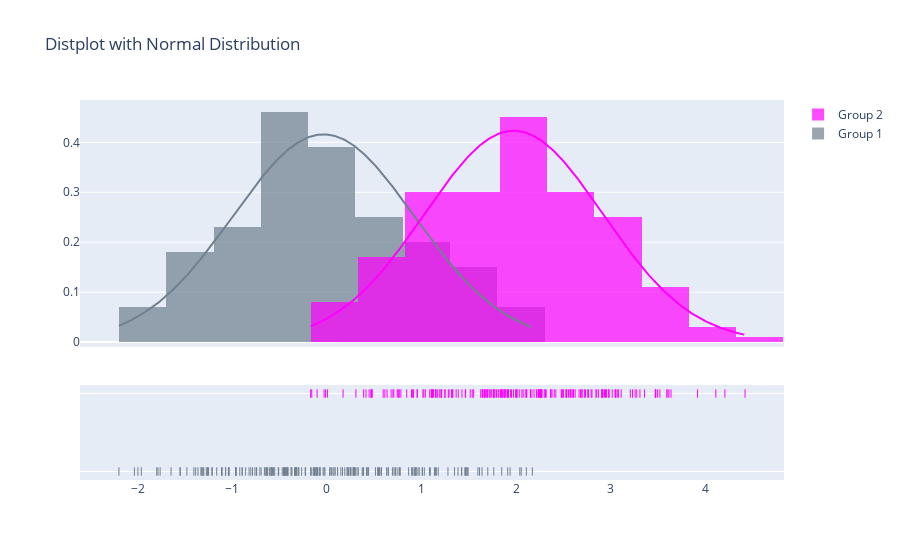

This figure's notebook cell:
### Code cell
import plotly.figure_factory as ff
import numpy as np

x1 = np.random.randn(200)
x2 = np.random.randn(200) + 2

group_labels = ['Group 1', 'Group 2']

colors = ['slategray', 'magenta']

# Create distplot with curve_type set to 'normal'
fig = ff.create_distplot([x1, x2], group_labels, bin_size=.5,
                         curve_type='normal', # override default 'kde'
                         colors=colors)

# Add title
fig.update_layout(title_text='Distplot with Normal Distribution')
fig.show()

### Figure 1 — Plotly figure (JSON) as saved in the notebook; plotly's stock layout.template omitted (floating-point values rounded to 4 significant figures; data arrays with more than 128 entries replaced by an {"elided": "..."} marker saying what was removed)
{"data": [{"autobinx": false, "histnorm": "probability density", "legendgroup": "Group 1", "marker": {"color": "slategray"}, "name": "Group 1", "opacity": 0.7, "type": "histogram", "x": {"elided": "200 float values"}, "xaxis": "x", "xbins": {"end": 2.172, "size": 0.5, "start": -2.199}, "yaxis": "y"}, {"autobinx": false, "histnorm": "probability density", "legendgroup": "Group 2", "marker": {"color": "magenta"}, "name": "Group 2", "opacity": 0.7, "type": "histogram", "x": {"elided": "200 float values"}, "xaxis": "x", "xbins": {"end": 4.422, "size": 0.5, "start": -0.1721}, "yaxis": "y"}, {"legendgroup": "Group 1", "marker": {"color": "slategray"}, "mode": "lines", "name": "Group 1", "showlegend": false, "type": "scatter", "x": {"elided": "500 float values"}, "xaxis": "x", "y": {"elided": "500 float values"}, "yaxis": "y"}, {"legendgroup": "Group 2", "marker": {"color": "magenta"}, "mode": "lines", "name": "Group 2", "showlegend": false, "type": "scatter", "x": {"elided": "500 float values"}, "xaxis": "x", "y": {"elided": "500 float values"}, "yaxis": "y"}, {"legendgroup": "Group 1", "marker": {"color": "slategray", "symbol": "line-ns-open"}, "mode": "markers", "name": "Group 1", "showlegend": false, "type": "scatter", "x": {"elided": "200 float values"}, "xaxis": "x", "y": {"elided": "200 str values"}, "yaxis": "y2"}, {"legendgroup": "Group 2", "marker": {"color": "magenta", "symbol": "line-ns-open"}, "mode": "markers", "name": "Group 2", "showlegend": false, "type": "scatter", "x": {"elided": "200 float values"}, "xaxis": "x", "y": {"elided": "200 str values"}, "yaxis": "y2"}], "layout": {"barmode": "overlay", "hovermode": "closest", "legend": {"traceorder": "reversed"}, "title": {"text": "Distplot with Normal Distribution"}, "xaxis": {"anchor": "y2", "domain": [0, 1], "zeroline": false}, "yaxis": {"anchor": "free", "domain": [0.35, 1], "position": 0}, "yaxis2": {"anchor": "x", "domain": [0, 0.25], "dtick": 1, "showticklabels": false}}}
